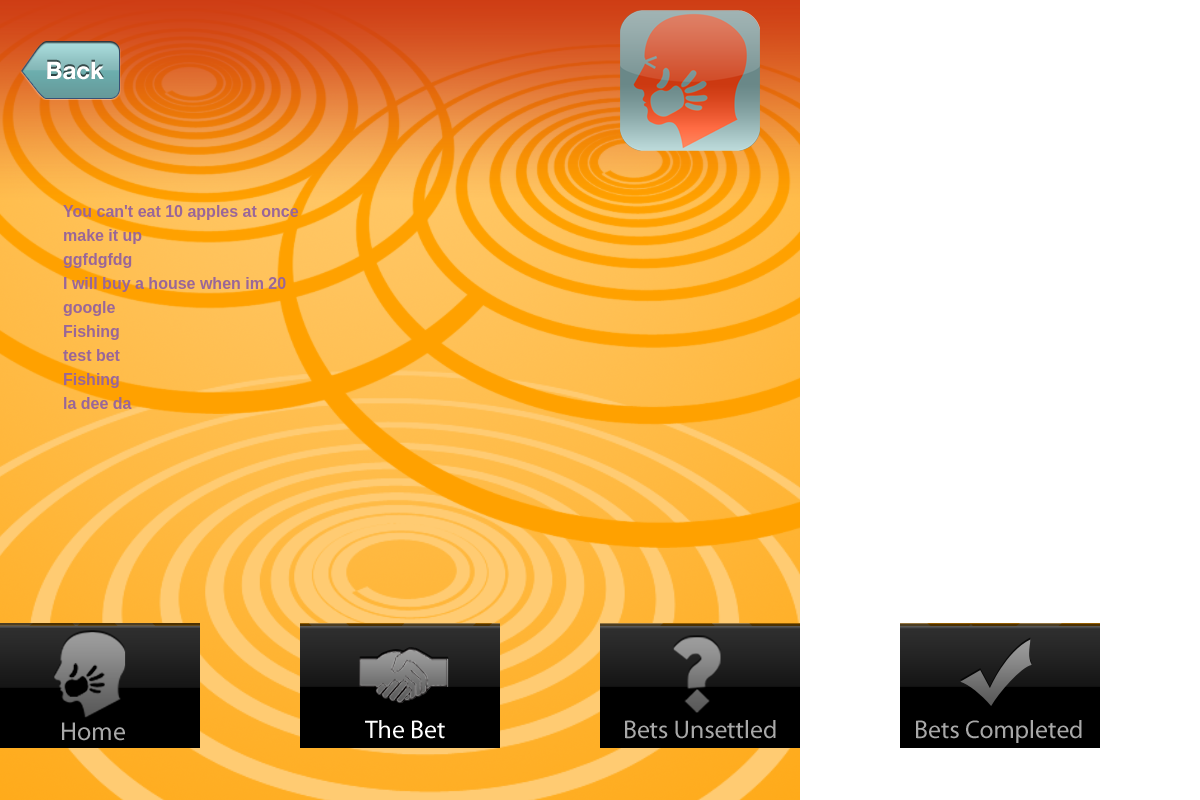
/BetsCompleted.php, run on the app's committed database.
### tables this page shows
CREATE TABLE tbl_bets (
  bet_id smallint(4) unsigned NOT NULL AUTO_INCREMENT,
  bet_title varchar(100) NOT NULL,
  bet_description varchar(1000) NOT NULL,
  bet_status varchar(20) NOT NULL,
  wager_id smallint(4) unsigned NOT NULL,
  user_id int(4) unsigned NOT NULL,
  PRIMARY KEY (bet_id)
);

### BetsCompleted.php (the view, shortened to what this page needs)
<!DOCTYPE HTML>
<html>
<head>
<link href="styles/sbStyle.css" rel="stylesheet" type="text/css" media="all">
</head>
<body>
<div id="icon">
	<?php
	echo "<a href=\"Help.php?id=".$_SESSION['id']."\"><img src=\"images/SBIcon.png\" /></a>";
	?>
</div>
<div id="back">
<?php
	echo "<a href=\"SlapBet.php?id=".$_SESSION['id']."\"><img src=\"images/back.png\" /></a>";
?>
</div>
<div id="background">
	<img src="images/TitleBackground_tablet.png" />
</div>
<div id="fadecontainer">
<?php
$completedbet = mysql_query("SELECT bet_id,bet_title FROM tbl_bets WHERE bet_status = 'settled'");
while ($row = mysql_fetch_array($completedbet)){
	echo "<table class=\"betlist\"><tr><td><a href=\"completedsummary.php?bet_id=".$row['bet_id']."\"><b class=\"betlisttitle\">".$row['bet_title']."</b></a></td></tr></table>";
}
?>
</div>
<div id="footer">
<div id="bottombar"> <?php echo "<a href=\"Home.php?id=".$_SESSION['id']."\"><img src=\"images/BottomBar_HomeIcon.png\" /></a>"; ?></div>
<div id="bottombar"> <?php echo "<a href=\"TheBet.php?id=".$_SESSION['id']."\"><img src=\"images/BottomBar_TheBet.png\" /></a>"; ?></div>
<div id="bottombar"> <?php echo "<a href=\"BetsUnsettled.php?id=".$_SESSION['id']."\"><img src=\"images/BottomBar_BetsUnsettled.png\" /></a>"; ?></div>
<div id="bottombar"> <?php echo "<a href=\"BetsCompleted.php?id=".$_SESSION['id']."\"><img src=\"images/BottomBar_BetsCompleted.png\" /></a>"; ?></div>
</div>
</body>
</html>

### styles/sbStyle.css (style rules this page uses)
html { height: 100%; }
body { margin: 0px auto; font-family: Verdana, Geneva, sans-serif; color: #FFF; height: 100%; }
img { max-width: 100%; }
table { width: 90%; margin-left: 5%; color: #996699; }
td a { text-decoration: none; color: #996699; }
#footer { width: 100%; position: fixed; bottom: 0; }
#bottombar { width: 25%; float: left; }
@media screen and (min-width: 800px) { #background { height: 200px; width: 100%; } }
@media screen and (min-width: 800px) { #icon { position: absolute; top: 10px; left: 620px; z-index: 2; } }
@media screen and (min-width: 800px) { #back { position: absolute; top: 40px; left: 20px; z-index: 2; } }

### BetsCompleted.php (style rules this page uses)
body { background-image: url(images/SlapBetMenuPage_tablet.png); background-repeat: no-repeat; }

### data on the page
tbl_bets: bet_title "You can't eat 10 apples at once"
tbl_bets: bet_title "make it up"
tbl_bets: bet_title "ggfdgfdg"
tbl_bets: bet_title "I will buy a house when im 20"
tbl_bets: bet_title "google"
tbl_bets: bet_title "Fishing"
tbl_bets: bet_title "test bet"
tbl_bets: bet_title "Fishing"
tbl_bets: bet_title "la dee da"
